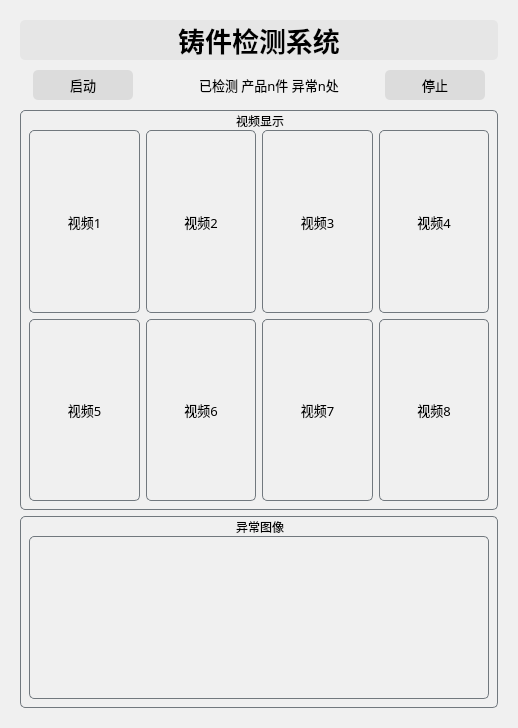
      <widget class="QWidget" name="page">
       <property name="styleSheet">
        <string notr="true">background-color: rgb(240, 240, 240);
border-width: 0px;border-radius:5px;</string>
       </property>
       <layout class="QHBoxLayout" name="horizontalLayout_36">
        <item>
         <widget class="QWidget" name="widget" native="true">
          <property name="styleSheet">
           <string notr="true">background-color: rgb(240, 240, 240);</string>
          </property>
          <layout class="QHBoxLayout" name="horizontalLayout">
           <item>
            <layout class="QVBoxLayout" name="verticalLayout_2" stretch="1,1,10,5">
             <item>
              <widget class="QLabel" name="label_2">
               <property name="enabled">
                <bool>true</bool>
               </property>
               <property name="maximumSize">
                <size>
                 <width>16777215</width>
                 <height>50</height>
                </size>
               </property>
               <property name="font">
                <font>
                 <family>黑体</family>
                 <pointsize>20</pointsize>
                 <weight>75</weight>
                 <italic>false</italic>
                 <bold>true</bold>
                 <underline>false</underline>
                 <strikeout>false</strikeout>
                 <stylestrategy>PreferDefault</stylestrategy>
                 <kerning>true</kerning>
                </font>
               </property>
               <property name="styleSheet">
                <string notr="true">background-color: rgb(230, 230, 230);
broder-width : 0px;border-radius:5px;</string>
               </property>
               <property name="text">
                <string>铸件检测系统</string>
               </property>
               <property name="alignment">
                <set>Qt::AlignCenter</set>
               </property>
              </widget>
             </item>
             <item>
              <layout class="QHBoxLayout" name="horizontalLayout_2">
               <item>
                <widget class="QLabel" name="label">
                 <property name="styleSheet">
                  <string notr="true">broder-width: 0px;</string>
                 </property>
                 <property name="text">
                  <string/>
                 </property>
                </widget>
               </item>
               <item>
                <widget class="QPushButton" name="pushButton_2">
                 <property name="minimumSize">
                  <size>
                   <width>100</width>
                   <height>30</height>
                  </size>
                 </property>
                 <property name="font">
                  <font>
                   <family>黑体</family>
                   <pointsize>10</pointsize>
                  </font>
                 </property>
                 <property name="styleSheet">
                  <string notr="true">background-color: rgb(220, 220, 220);
border-radius:5px;</string>
                 </property>
                 <property name="text">
                  <string>启动</string>
                 </property>
                </widget>
               </item>
               <item>
                <spacer name="horizontalSpacer">
                 <property name="orientation">
                  <enum>Qt::Horizontal</enum>
                 </property>
                 <property name="sizeHint" stdset="0">
                  <size>
                   <width>60</width>
                   <height>20</height>
                  </size>
                 </property>
                </spacer>
               </item>
               <item>
                <widget class="QLabel" name="label_14">
                 <property name="font">
                  <font>
                   <family>黑体</family>
                   <pointsize>10</pointsize>
                  </font>
                 </property>
                 <property name="text">
                  <string>已检测 产品n件 异常n处</string>
                 </property>
                </widget>
               </item>
               <item>
                <spacer name="horizontalSpacer_29">
                 <property name="orientation">
                  <enum>Qt::Horizontal</enum>
                 </property>
                 <property name="sizeHint" stdset="0">
                  <size>
                   <width>40</width>
                   <height>20</height>
                  </size>
                 </property>
                </spacer>
               </item>
               <item>
                <widget class="QPushButton" name="pushButton_15">
                 <property name="minimumSize">
                  <size>
                   <width>100</width>
                   <height>30</height>
                  </size>
                 </property>
                 <property name="font">
                  <font>
                   <family>黑体</family>
                   <pointsize>10</pointsize>
                  </font>
                 </property>
                 <property name="styleSheet">
                  <string notr="true">background-color: rgb(220, 220, 220);border-radius:5px;</string>
                 </property>
                 <property name="text">
                  <string>停止</string>
                 </property>
                </widget>
               </item>
               <item>
                <widget class="QLabel" name="label_13">
                 <property name="text">
                  <string/>
                 </property>
                </widget>
               </item>
              </layout>
             </item>
             <item>
              <widget class="QGroupBox" name="groupBox_2">
               <property name="minimumSize">
                <size>
                 <width>200</width>
                 <height>400</height>
                </size>
               </property>
               <property name="font">
                <font>
                 <family>黑体</family>
                </font>
               </property>
               <property name="styleSheet">
                <string notr="true">background-color: rgb(240, 240, 240);
border-color: rgb(113, 120, 126);;
border-style: solid;
border-width: 1px;border-radius:5px;</string>
               </property>
               <property name="title">
                <string>视频显示</string>
               </property>
               <property name="alignment">
                <set>Qt::AlignBottom|Qt::AlignHCenter</set>
               </property>
               <property name="flat">
                <bool>false</bool>
               </property>
               <property name="checkable">
                <bool>false</bool>
               </property>
               <layout class="QVBoxLayout" name="verticalLayout_10" stretch="0">
                <property name="spacing">
                 <number>6</number>
                </property>
                <property name="sizeConstraint">
                 <enum>QLayout::SetNoConstraint</enum>
                </property>
                <property name="leftMargin">
                 <number>9</number>
                </property>
                <property name="topMargin">
                 <number>20</number>
                </property>
                <item>
                 <layout class="QGridLayout" name="gridLayout">
                  <item row="0" column="1">
                   <widget class="QLabel" name="label_6">
                    <property name="font">
                     <font>
                      <family>黑体</family>
                      <pointsize>10</pointsize>
                     </font>
                    </property>
                    <property name="styleSheet">
                     <string notr="true">border-color: rgb(113, 120, 126);</string>
                    </property>
                    <property name="text">
                     <string>视频2</string>
                    </property>
                    <property name="scaledContents">
                     <bool>true</bool>
                    </property>
                    <property name="alignment">
                     <set>Qt::AlignCenter</set>
                    </property>
                   </widget>
                  </item>
                  <item row="1" column="1">
                   <widget class="QLabel" name="label_10">
                    <property name="font">
                     <font>
                      <family>黑体</family>
                      <pointsize>10</pointsize>
                     </font>
                    </property>
                    <property name="styleSheet">
                     <string notr="true">border-color: rgb(113, 120, 126);</string>
                    </property>
                    <property name="text">
                     <string>视频6</string>
                    </property>
                    <property name="scaledContents">
                     <bool>true</bool>
                    </property>
                    <property name="alignment">
                     <set>Qt::AlignCenter</set>
                    </property>
                   </widget>
                  </item>
                  <item row="1" column="4">
                   <widget class="QLabel" name="label_12">
                    <property name="font">
                     <font>
                      <family>黑体</family>
                      <pointsize>10</pointsize>
                     </font>
                    </property>
                    <property name="styleSheet">
                     <string notr="true">border-color: rgb(113, 120, 126);</string>
                    </property>
                    <property name="text">
                     <string>视频8</string>
                    </property>
                    <property name="scaledContents">
                     <bool>true</bool>
                    </property>
                    <property name="alignment">
                     <set>Qt::AlignCenter</set>
                    </property>
                   </widget>
                  </item>
                  <item row="0" column="0">
                   <widget class="QLabel" name="label_5">
                    <property name="font">
                     <font>
                      <family>黑体</family>
                      <pointsize>10</pointsize>
                     </font>
                    </property>
                    <property name="styleSheet">
                     <string notr="true">border-color: rgb(113, 120, 126);</string>
                    </property>
                    <property name="frameShape">
                     <enum>QFrame::StyledPanel</enum>
                    </property>
                    <property name="frameShadow">
                     <enum>QFrame::Raised</enum>
                    </property>
                    <property name="lineWidth">
                     <number>4</number>
                    </property>
                    <property name="midLineWidth">
                     <number>0</number>
                    </property>
                    <property name="text">
                     <string>视频1</string>
                    </property>
                    <property name="scaledContents">
                     <bool>true</bool>
                    </property>
                    <property name="alignment">
                     <set>Qt::AlignCenter</set>
                    </property>
                   </widget>
                  </item>
                  <item row="1" column="0">
                   <widget class="QLabel" name="label_9">
                    <property name="font">
                     <font>
                      <family>黑体</family>
                      <pointsize>10</pointsize>
                     </font>
                    </property>
                    <property name="styleSheet">
                     <string notr="true">border-color: rgb(113, 120, 126);</string>
                    </property>
                    <property name="text">
                     <string>视频5</string>
                    </property>
                    <property name="scaledContents">
                     <bool>true</bool>
                    </property>
                    <property name="alignment">
                     <set>Qt::AlignCenter</set>
                    </property>
                   </widget>
                  </item>
                  <item row="1" column="3">
                   <widget class="QLabel" name="label_11">
                    <property name="font">
                     <font>
                      <family>黑体</family>
                      <pointsize>10</pointsize>
                     </font>
                    </property>
                    <property name="styleSheet">
                     <string notr="true">border-color: rgb(113, 120, 126);</string>
                    </property>
                    <property name="text">
                     <string>视频7</string>
                    </property>
                    <property name="scaledContents">
                     <bool>true</bool>
                    </property>
                    <property name="alignment">
                     <set>Qt::AlignCenter</set>
                    </property>
                   </widget>
                  </item>
                  <item row="0" column="4">
                   <widget class="QLabel" name="label_8">
                    <property name="font">
                     <font>
                      <family>黑体</family>
                      <pointsize>10</pointsize>
                     </font>
                    </property>
                    <property name="styleSheet">
                     <string notr="true">border-color: rgb(113, 120, 126);</string>
                    </property>
                    <property name="text">
                     <string>视频4</string>
                    </property>
                    <property name="scaledContents">
                     <bool>true</bool>
                    </property>
                    <property name="alignment">
                     <set>Qt::AlignCenter</set>
                    </property>
                   </widget>
                  </item>
                  <item row="0" column="3">
                   <widget class="QLabel" name="label_7">
                    <property name="font">
                     <font>
                      <family>黑体</family>
                      <pointsize>10</pointsize>
                      <weight>50</weight>
                      <bold>false</bold>
                     </font>
                    </property>
                    <property name="styleSheet">
                     <string notr="true">border-color: rgb(113, 120, 126);</string>
                    </property>
                    <property name="text">
                     <string>视频3</string>
                    </property>
                    <property name="scaledContents">
                     <bool>true</bool>
                    </property>
                    <property name="alignment">
                     <set>Qt::AlignCenter</set>
                    </property>
                   </widget>
                  </item>
                 </layout>
                </item>
               </layout>
              </widget>
             </item>
             <item>
              <widget class="QGroupBox" name="groupBox">
               <property name="maximumSize">
                <size>
                 <width>16777215</width>
                 <height>200</height>
                </size>
               </property>
               <property name="font">
                <font>
                 <family>黑体</family>
                </font>
               </property>
               <property name="contextMenuPolicy">
                <enum>Qt::DefaultContextMenu</enum>
               </property>
               <property name="layoutDirection">
                <enum>Qt::LeftToRight</enum>
               </property>
               <property name="styleSheet">
                <string notr="true">background-color: rgb(240, 240, 240);
border-color: rgb(113, 120, 126);
border-style: solid;
border-width: 1px;border-radius:5px;</string>
               </property>
               <property name="title">
                <string>异常图像</string>
               </property>
               <property name="alignment">
                <set>Qt::AlignBottom|Qt::AlignHCenter</set>
               </property>
               <property name="flat">
                <bool>false</bool>
               </property>
               <property name="checkable">
                <bool>false</bool>
               </property>
               <layout class="QVBoxLayout" name="verticalLayout_11">
                <property name="topMargin">
                 <number>20</number>
                </property>
                <item>
                 <widget class="QListWidget" name="listWidget">
                  <property name="styleSheet">
                   <string notr="true">background-color: rgb(240, 240, 240);</string>
                  </property>
                  <property name="flow">
                   <enum>QListView::LeftToRight</enum>
                  </property>
                 </widget>
                </item>
               </layout>
              </widget>
             </item>
            </layout>
           </item>
          </layout>
         </widget>
        </item>
       </layout>
      </widget>
